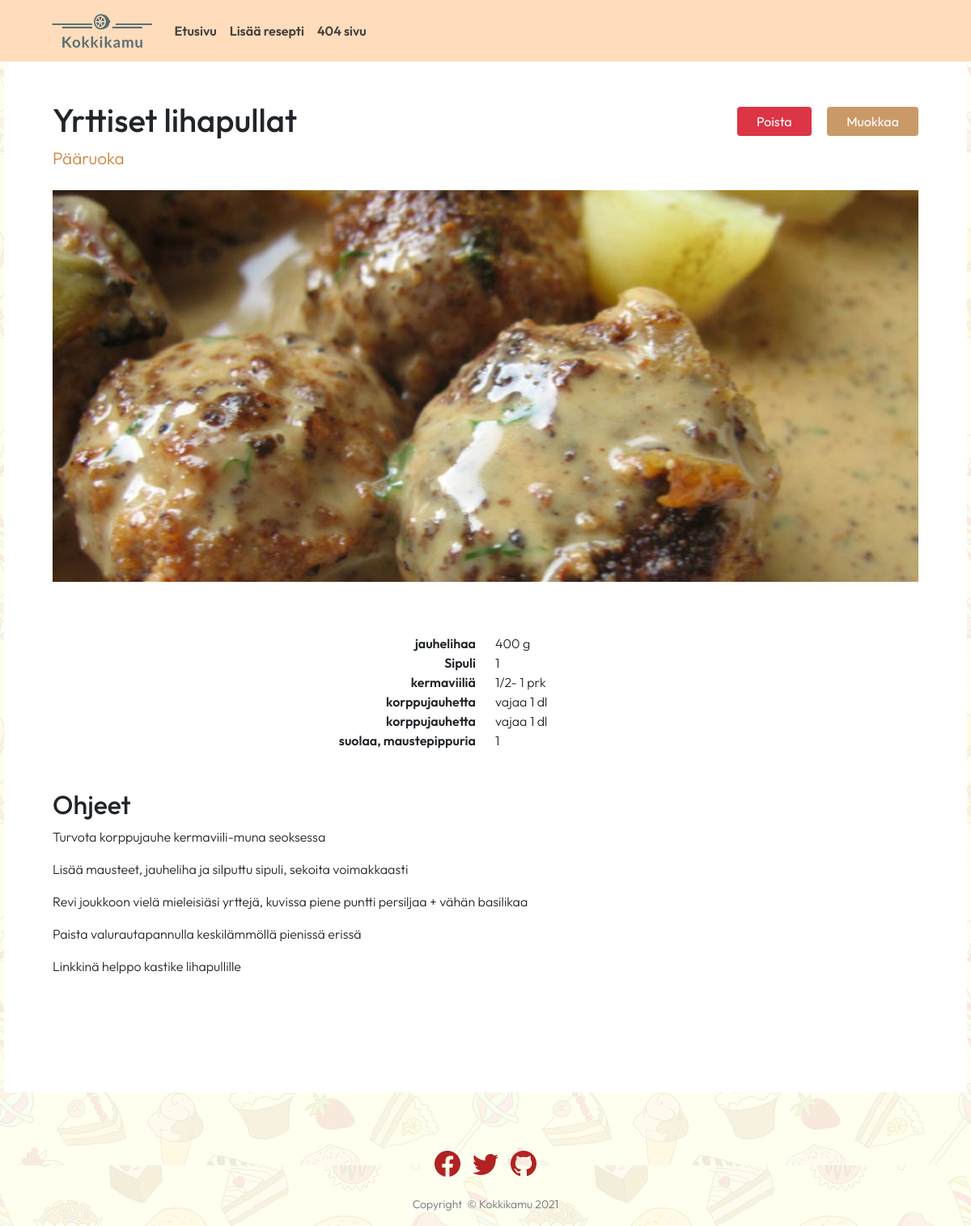
Screenshot of /resepti/2/ with the database file from the repository.
### resepti_app/models.py (models this page shows, shortened)
class Recipe(models.Model):
    headline = models.CharField(max_length=300)
    body_text = RichTextField(blank=True, null=True)
    image = models.ImageField(upload_to='images/')
    categoryFK = models.ForeignKey(Category, on_delete=models.CASCADE, blank=True, null=True) #SET_DEFAULT , to_field='name'
    basic_ingredient = models.ManyToManyField(Basic_ingredient, related_name='recipes', blank=True) # recipe_set

class Category(models.Model):
    cat_name = models.CharField(max_length=200)
    def __str__(self):
        return self.cat_name

class Recipe_Ingredient(models.Model):
    recipe = models.ForeignKey(Recipe, on_delete=models.CASCADE, blank=True, null=True)
    ing_name = models.CharField(max_length=200)
    ingredient = models.ForeignKey(Ingredient, on_delete=models.CASCADE, blank=True, null=True)
    amount = models.CharField(max_length=50)
    class Meta:
        ordering = ('id',)
    def __str__(self):
        return self.amount

class Ingredient(models.Model):
    ing_name = models.CharField(max_length=200, unique=True)
    class Meta:
        ordering = ('ing_name',)
    def __str__(self):
        return self.ing_name

### resepti_app/views.py (the view)
# urls.py: path('resepti/<int:idx>/', views.resepti, name = 'resepti'),
def resepti(request, idx):
    recipe_ingredients = Recipe_Ingredient.objects.filter(recipe_id=idx)
    print(recipe_ingredients)
    recipe = Recipe.objects.get(id=idx)
    context = {
        'recipe': recipe,
        'recipe_ingredients': recipe_ingredients,
    }
    return render(request, 'resepti_app/resepti.html', context)

### resepti_app/templates/resepti_app/resepti.html (shortened to what this page needs)
{% extends "resepti_app/base.html" %}
{% load static %}
{% block content %}
<div class="content_warp_recipe">
    <div class="row mb-5 px-5" style="background-color: white;">
            <div class="d-inline-block d-flex justify-content-between mt-5 mb-2">
                <div>
                    <h1>{{recipe.headline}}</h1>
                    <a class="cat_link" href="{% url 'search_category' recipe.categoryFK_id %}"><p>{{recipe.categoryFK}}</p></a>
                </div>
                <div>
                    <a href="{% url 'poista_resepti' recipe.id %}" class="btn btn-danger px-4 my-2 mx-3" style="border: 0;">
                        Poista
                    </a>
                    <a href="{% url 'edit_resepti' recipe.id %}" class="btn btn-success px-4 my-2 btn_bgcolor">
                        Muokkaa
                    </a>
                </div>
            </div>
        <img src="{{recipe.image.url}}" alt="kuva" class="pb-3 img_crop">
        <div class="my-5">
        {% for ing_amount in recipe_ingredients %}
            <div class="row">
                <div class="col" style="text-align: right; font-weight: 600;">
                    {{ ing_amount.ingredient }}
                </div>
                <div class="col">
                    {{ ing_amount.amount }}
                </div>
            </div>
        {% endfor %}
        </div>
        <div class="mb-5">
            <h2>Ohjeet</h2>
            <span>
                {{recipe.body_text|safe}}
            </span>
        </div>
    </div>
</div>
{% endblock %}

### resepti_app/static/resepti_app/main.css (style rules this page uses)
body { font-family: "Outfit"; font-weight: 300; min-width: 360px; background: linear-gradient(0deg, rgba(255, 255, 239, 0.9), rgba(255, 255, 239, 0.90)), url('pics/patterni-konfeti.png'); }
.img_crop { width: 100%; height: 500px; object-fit: cover; object-position: 0% 20%; }
.cat_link, .cat_link:hover, .cat_link:visited { color:peru; font-size: 1.3em; text-decoration: none; }
.content_warp_recipe { max-width: 1190px; }
.btn_bgcolor, .btn_bgcolor:hover, .btn_bgcolor:active, .btn_bgcolor:active:focus { background-color:#ca9968 !important; border: #ca9968 !important; box-shadow: none !important; color: white !important; }

### resepti_app/static/resepti_app/search.css (style rules this page uses)
.col { max-width: 1000px; }

### rows the page displays
Recipe: headline "Yrttiset lihapullat", categoryFK "Pääruoka", image (picture), body_text "Turvota korppujauhe kermaviili-muna seoksessa Lisää mausteet, jauheliha ja silputtu sipuli, sekoita voimakkaasti Revi joukkoon vielä mieleisiäsi yrttejä, kuvissa piene puntti persiljaa + vähän basilikaa Paista valurautapannulla keskilämmöllä pienissä erissä Linkkinä helppo kastike lihapullille"
Recipe_Ingredient: ingredient "jauhelihaa", amount "400 g"
Recipe_Ingredient: ingredient "Sipuli", amount "1"
Recipe_Ingredient: ingredient "kermaviiliä", amount "1/2- 1 prk"
Recipe_Ingredient: ingredient "korppujauhetta", amount "vajaa 1 dl"
Recipe_Ingredient: ingredient "korppujauhetta", amount "vajaa 1 dl"
Recipe_Ingredient: ingredient "suolaa, maustepippuria", amount "1"
